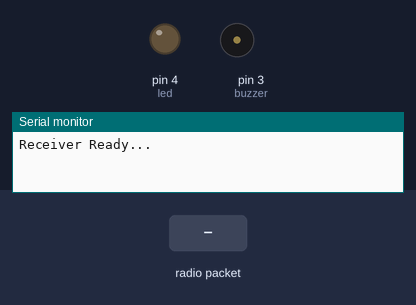
A sketch run on a simulated Arduino Uno, built with avr-gcc and run on an emulated ATmega328P. Shown: output pins drawn as LEDs (lit = HIGH), buzzer (waves = sounding, pin HIGH), the last lines printed to the serial monitor. Inputs (shaded band) come from the test bench. No radio packets arrive unless stated.

Above: at 1.2 s.
1.3 s: radio packet "1" arrives
At 1.7 s:
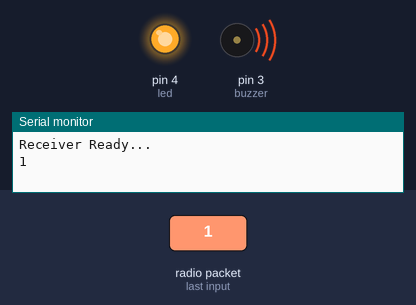
Timing chart, 0 to 4.3 s (numbered marks = the images above; inputs shaded):
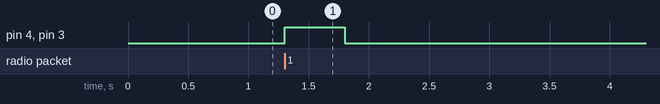

The sketch:

Reciever.ino
```cpp
#include <SPI.h>
#include <nRF24L01.h>
#include <RF24.h>

RF24 radio(9, 10);   // CE, CSN
const byte address[6] = "CAR01";

const int buzzer = 3;
const int led = 4;

void setup() {
  pinMode(buzzer, OUTPUT);
  pinMode(led, OUTPUT);

  Serial.begin(9600);

  radio.begin();
  radio.openReadingPipe(0, address);
  radio.setPALevel(RF24_PA_LOW);
  radio.startListening();

  Serial.println("Receiver Ready...");
}

void loop() {
  if (radio.available()) {
    char text[32] = "";
    radio.read(&text, sizeof(text));

    Serial.println(text);

    // Alert indication
    digitalWrite(led, HIGH);
    digitalWrite(buzzer, HIGH);
    delay(500);
    digitalWrite(led, LOW);
    digitalWrite(buzzer, LOW);
  }
}
```

Measured:
- after the input at 1.3 s, pin 4 (led), pin 3 (buzzer): LOW → HIGH at once, → LOW 0.50 s later
